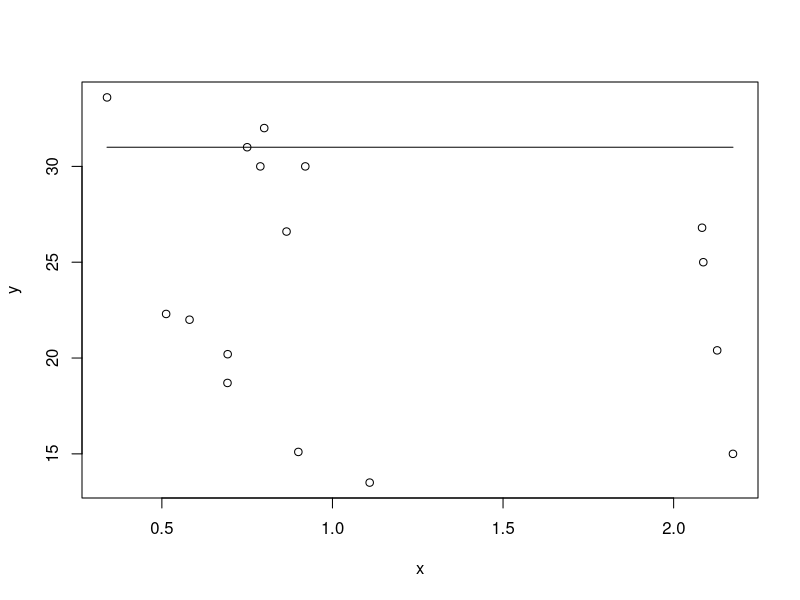

This chart was generated by the following R code: (Note: this script raises an error after producing the figure.)
# Starting Values

# Exercise 1

mining_data <- read.csv("./MiningData.csv")

# y <- alpha*(1 - exp( - beta * x))

# As x tends to infinity, y tends to alpha
# take the maximum value of x, initialise alpha to be the angle
alpha_0 <- mining_data$angle[which.max(mining_data$width / mining_data$depth)]
initial_x <- mining_data$width[which.max(mining_data$width / mining_data$depth)] / 
  mining_data$depth[which.max(mining_data$width / mining_data$depth)]
initial_y <- alpha_0

beta_0 <- 34 #randomly chosen, no real reason

theta_0 <- c(alpha_0, beta_0)

model <- function(x, alpha, beta){
  y <- alpha * (1 - exp(-beta*x))
}

y <- mining_data$angle
x <- sort(mining_data$width / mining_data$depth)

y_curve <- sapply(x, model, alpha = alpha_0, beta = beta_0)

plot(x, y)
lines(x,y_curve)




# Objective Function

# Exercise 2

RSS <- function(theta, data){
  alpha <- theta[1]
  beta <- theta[2]
  y <- data$angle
  x <- sort(data$width / data$depth)
  s1 <- 1 - exp(-as.vector(beta)*x)
  s2 <- alpha*s1
  R_theta <- sum((y-s2)^2)
  return(R_theta)
}



# The Newton Update

# Exercise 3
library(numDeriv)


Newton <- function(start, f, data, epsilon, maxit){
  
  theta <- start
  
  convergence <- 2*epsilon
  
  counter <- 0
  
  while (convergence >= epsilon){
    gradient <- grad(f, theta, data = data)
    second_derivative <- hessian(f, theta, data = data)
    delta <- solve(second_derivative, - gradient)
    theta <- theta + delta
    convergence <- norm(delta, type='2') / norm(theta, type='2')
    counter <- counter + 1
    if (counter > maxit){
      break
    }
  }
  
  return(c(theta, counter))
  
}

Newton_output <- Newton(theta_0, RSS, mining_data, 1e-5, 1000)
Newton_alpha <- Newton_output[1]
Newton_beta <- Newton_output[2]
Newton_iterations <- Newton_output[3]



# Using nlm()

# Exercise 4

nlm_result <- nlm(RSS, theta_0, data=mining_data)
nlm_alpha <- nlm_result$estimate[1]
nlm_beta <- nlm_result$estimate[2]


# Using analytical derivatives

# Exercise 5

# Compute gradient vector for objective function f
# INPUTS: theta: parameter vector data: dataframe with
# x and y columns OUTPUTS: vector of gradients in each
# direction
df <- function(theta, data) {
  # compute residuals r for each data point
  data$x <- data$width / data$depth
  pred <- theta[1] * (1 - exp(-theta[2] * data$x))
  r <- data$angle - pred
  # df/da
  dfa <- -2 * (1 - exp(-theta[2] * data$x)) * r
  # df/db
  dfb <- -2 * theta[1] * data$x * exp(-theta[2] * data$x) * r
  return(c(sum(dfa), sum(dfb)))
}

# Compute Hessian matrix for objective function f
# INPUTS: theta: parameter vector data: dataframe with
# x and y columns OUTPUTS: Hessian matrix of second
# derivatives
d2f <- function(theta, data) {
  data$x <- data$width / data$depth
  # compute residuals for each data point
  pred <- theta[1] * (1 - exp(-theta[2] * data$x))
  r <- data$angle - pred
  # compute d2f / da2
  dfaa <- 2 * sum((1 - exp(-theta[2] * data$x))^2)
  # d2f / db2
  dfbb <- 2 * sum(theta[1]^2 * data$x^2 * exp(-2 * theta[2] * data$x) + r * theta[1] * data$x^2 * exp(-theta[2] *
                                                                                          data$x))
  # d2f / dab
  dfab <- 2 * sum(theta[1] * data$x * exp(-theta[2] * data$x) * (1 - exp(-theta[2] * data$x)) - r * data$x *exp(-theta[2] * data$x))
  # H = hessian
  H <- matrix(c(dfaa, dfab, dfab, dfbb), nrow = 2, ncol = 2)
  return(H)
}





Newton2 <- function(start, f, data, epsilon, maxit, gfn, Hfn){
  
  theta <- start
  
  convergence <- 2*epsilon
  
  counter <- 0
  
  while (convergence >= epsilon){
    gradient <- gfn(theta, data)
    second_derivative <- Hfn(theta, data)
    print(theta)
    delta <- solve(second_derivative, - gradient)
    theta <- theta + delta
    convergence <- norm(delta, type='2') / norm(theta, type='2')
    counter <- counter + 1
    print(counter)
    if (counter > maxit){
      break
    }
  }
  
  return(c(theta, counter))
}


Newton2_output <- Newton2(theta_0, RSS, mining_data, 1e-5, 1000, df, d2f)
Newton2_alpha <- Newton2_output[1]
Newton2_beta <- Newton2_output[2]
Newton2_iterations <- Newton2_output[3]

# (b) not completed, function needs options for approximate vs analytical derivatives
# (c) not completed as function doesn't work "system is computationally singular"
#     i.e. determinant of matrix is 0